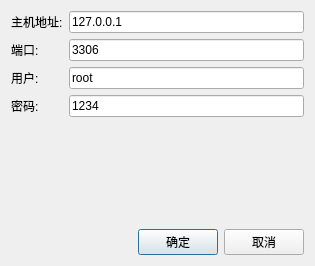
<?xml version="1.0" encoding="UTF-8"?>
<ui version="4.0">
 <class>DbConfigDialog</class>
 <widget class="QDialog" name="DbConfigDialog">
  <property name="geometry">
   <rect>
    <x>0</x>
    <y>0</y>
    <width>315</width>
    <height>266</height>
   </rect>
  </property>
  <property name="windowTitle">
   <string>Dialog</string>
  </property>
  <layout class="QGridLayout" name="gridLayout">
   <item row="0" column="0">
    <widget class="QLabel" name="label">
     <property name="text">
      <string>主机地址:</string>
     </property>
    </widget>
   </item>
   <item row="0" column="1">
    <widget class="QLineEdit" name="lineEdit_host">
     <property name="text">
      <string>127.0.0.1</string>
     </property>
    </widget>
   </item>
   <item row="1" column="1">
    <widget class="QLineEdit" name="lineEdit_port">
     <property name="text">
      <string>3306</string>
     </property>
    </widget>
   </item>
   <item row="3" column="1">
    <widget class="QLineEdit" name="lineEdit_passwd">
     <property name="text">
      <string>1234</string>
     </property>
    </widget>
   </item>
   <item row="2" column="1">
    <widget class="QLineEdit" name="lineEdit_user">
     <property name="text">
      <string>root</string>
     </property>
    </widget>
   </item>
   <item row="3" column="0">
    <widget class="QLabel" name="label_4">
     <property name="text">
      <string>密码:</string>
     </property>
    </widget>
   </item>
   <item row="2" column="0">
    <widget class="QLabel" name="label_3">
     <property name="text">
      <string>用户:</string>
     </property>
    </widget>
   </item>
   <item row="1" column="0">
    <widget class="QLabel" name="label_2">
     <property name="text">
      <string>端口:</string>
     </property>
    </widget>
   </item>
   <item row="5" column="0" colspan="2">
    <layout class="QHBoxLayout" name="horizontalLayout">
     <item>
      <spacer name="horizontalSpacer">
       <property name="orientation">
        <enum>Qt::Horizontal</enum>
       </property>
       <property name="sizeHint" stdset="0">
        <size>
         <width>40</width>
         <height>20</height>
        </size>
       </property>
      </spacer>
     </item>
     <item>
      <widget class="QPushButton" name="pushButton_yes">
       <property name="text">
        <string>确定</string>
       </property>
      </widget>
     </item>
     <item>
      <widget class="QPushButton" name="pushButton_cancel">
       <property name="text">
        <string>取消</string>
       </property>
      </widget>
     </item>
    </layout>
   </item>
   <item row="4" column="1">
    <spacer name="verticalSpacer">
     <property name="orientation">
      <enum>Qt::Vertical</enum>
     </property>
     <property name="sizeHint" stdset="0">
      <size>
       <width>20</width>
       <height>40</height>
      </size>
     </property>
    </spacer>
   </item>
  </layout>
 </widget>
 <tabstops>
  <tabstop>lineEdit_host</tabstop>
  <tabstop>lineEdit_port</tabstop>
  <tabstop>lineEdit_user</tabstop>
  <tabstop>lineEdit_passwd</tabstop>
  <tabstop>pushButton_yes</tabstop>
  <tabstop>pushButton_cancel</tabstop>
 </tabstops>
 <resources/>
 <connections/>
</ui>
